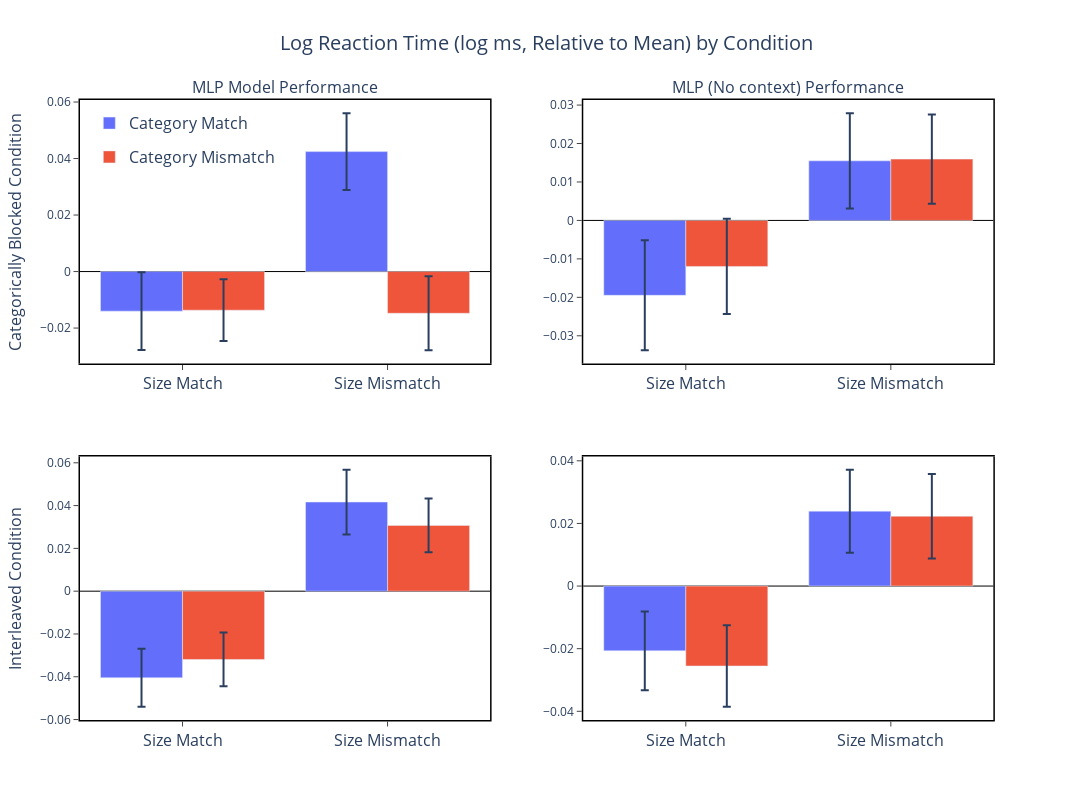
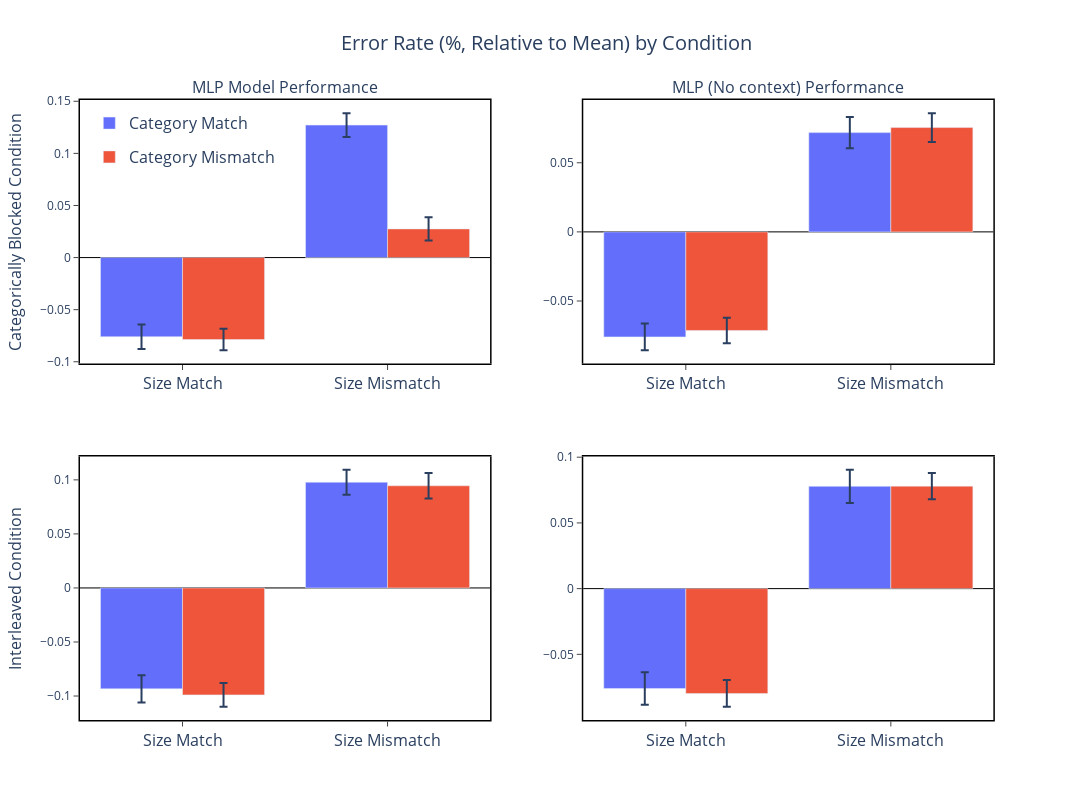

Notebook code cell kept with these figures, in order:
### Markdown cell above
## Removing category context

I then noticed that the blocked/interleaved learning was encoded via some additional context given to the blocked (but not interleaved) models. As such, I wanted to see what would happen if this context was removed. I expected that the results would be identical across blocked and interleaved, and finally I turned out to be correct.

### Code cell
models = [
    ('MLP Model', 'data/mlp_simulation_data_0200.csv'),
    ('MLP (No context)', 'data/ablated_simulation_data_0200.csv'),
]

make_model_plot(
    models,
    include_human=False
)

### Figure 1 — Plotly figure (JSON) as saved in the notebook; plotly's stock layout.template omitted (floating-point values rounded to 4 significant figures)
{"data": [{"alignmentgroup": "True", "error_y": {"array": [0.01358, 0.01513]}, "hovertemplate": "cat_condition=Category Match<br>size_condition=%{x}<br>rt_normalized=%{y}<extra></extra>", "legendgroup": "Category Match", "marker": {"color": "#636efa", "pattern": {"shape": ""}}, "name": "Category Match", "offsetgroup": "Category Match", "orientation": "v", "showlegend": true, "textposition": "auto", "type": "bar", "x": ["Size Match", "Size Mismatch"], "xaxis": "x3", "y": [-0.04047, 0.04166], "yaxis": "y3"}, {"alignmentgroup": "True", "error_y": {"array": [0.01256, 0.01259]}, "hovertemplate": "cat_condition=Category Mismatch<br>size_condition=%{x}<br>rt_normalized=%{y}<extra></extra>", "legendgroup": "Category Mismatch", "marker": {"color": "#EF553B", "pattern": {"shape": ""}}, "name": "Category Mismatch", "offsetgroup": "Category Mismatch", "orientation": "v", "showlegend": true, "textposition": "auto", "type": "bar", "x": ["Size Match", "Size Mismatch"], "xaxis": "x3", "y": [-0.03192, 0.03073], "yaxis": "y3"}, {"alignmentgroup": "True", "error_y": {"array": [0.01373, 0.0136]}, "hovertemplate": "cat_condition=Category Match<br>size_condition=%{x}<br>rt_normalized=%{y}<extra></extra>", "legendgroup": "Category Match", "marker": {"color": "#636efa", "pattern": {"shape": ""}}, "name": "Category Match", "offsetgroup": "Category Match", "orientation": "v", "showlegend": false, "textposition": "auto", "type": "bar", "x": ["Size Match", "Size Mismatch"], "xaxis": "x", "y": [-0.01401, 0.04245], "yaxis": "y"}, {"alignmentgroup": "True", "error_y": {"array": [0.01094, 0.01311]}, "hovertemplate": "cat_condition=Category Mismatch<br>size_condition=%{x}<br>rt_normalized=%{y}<extra></extra>", "legendgroup": "Category Mismatch", "marker": {"color": "#EF553B", "pattern": {"shape": ""}}, "name": "Category Mismatch", "offsetgroup": "Category Mismatch", "orientation": "v", "showlegend": false, "textposition": "auto", "type": "bar", "x": ["Size Match", "Size Mismatch"], "xaxis": "x", "y": [-0.01367, -0.01477], "yaxis": "y"}, {"alignmentgroup": "True", "error_y": {"array": [0.01256, 0.01325]}, "hovertemplate": "cat_condition=Category Match<br>size_condition=%{x}<br>rt_normalized=%{y}<extra></extra>", "legendgroup": "Category Match", "marker": {"color": "#636efa", "pattern": {"shape": ""}}, "name": "Category Match", "offsetgroup": "Category Match", "orientation": "v", "showlegend": false, "textposition": "auto", "type": "bar", "x": ["Size Match", "Size Mismatch"], "xaxis": "x4", "y": [-0.02069, 0.02392], "yaxis": "y4"}, {"alignmentgroup": "True", "error_y": {"array": [0.01304, 0.01351]}, "hovertemplate": "cat_condition=Category Mismatch<br>size_condition=%{x}<br>rt_normalized=%{y}<extra></extra>", "legendgroup": "Category Mismatch", "marker": {"color": "#EF553B", "pattern": {"shape": ""}}, "name": "Category Mismatch", "offsetgroup": "Category Mismatch", "orientation": "v", "showlegend": false, "textposition": "auto", "type": "bar", "x": ["Size Match", "Size Mismatch"], "xaxis": "x4", "y": [-0.02553, 0.02229], "yaxis": "y4"}, {"alignmentgroup": "True", "error_y": {"array": [0.0143, 0.01239]}, "hovertemplate": "cat_condition=Category Match<br>size_condition=%{x}<br>rt_normalized=%{y}<extra></extra>", "legendgroup": "Category Match", "marker": {"color": "#636efa", "pattern": {"shape": ""}}, "name": "Category Match", "offsetgroup": "Category Match", "orientation": "v", "showlegend": false, "textposition": "auto", "type": "bar", "x": ["Size Match", "Size Mismatch"], "xaxis": "x2", "y": [-0.01948, 0.0155], "yaxis": "y2"}, {"alignmentgroup": "True", "error_y": {"array": [0.01239, 0.01161]}, "hovertemplate": "cat_condition=Category Mismatch<br>size_condition=%{x}<br>rt_normalized=%{y}<extra></extra>", "legendgroup": "Category Mismatch", "marker": {"color": "#EF553B", "pattern": {"shape": ""}}, "name": "Category Mismatch", "offsetgroup": "Category Mismatch", "orientation": "v", "showlegend": false, "textposition": "auto", "type": "bar", "x": ["Size Match", "Size Mismatch"], "xaxis": "x2", "y": [-0.01197, 0.01594], "yaxis": "y2"}], "layout": {"annotations": [{"font": {"size": 16}, "showarrow": false, "text": "MLP Model Performance", "x": 0.22, "xanchor": "center", "xref": "paper", "y": 1, "yanchor": "bottom", "yref": "paper"}, {"font": {"size": 16}, "showarrow": false, "text": "MLP (No context) Performance", "x": 0.76, "xanchor": "center", "xref": "paper", "y": 1, "yanchor": "bottom", "yref": "paper"}, {"font": {"size": 16}, "showarrow": false, "text": "Categorically Blocked Condition", "textangle": -90, "x": -0.07, "xanchor": "center", "xref": "paper", "y": 0.7875, "yanchor": "middle", "yref": "paper"}, {"font": {"size": 16}, "showarrow": false, "text": "Interleaved Condition", "textangle": -90, "x": -0.07, "xanchor": "center", "xref": "paper", "y": 0.2125, "yanchor": "middle", "yref": "paper"}], "height": 800, "legend": {"font": {"size": 16}, "x": 0.01, "xanchor": "left", "y": 0.99, "yanchor": "top"}, "plot_bgcolor": "white", "title": {"font": {"size": 20}, "text": "Log Reaction Time (log ms, Relative to Mean) by Condition", "x": 0.5}, "width": 1200, "xaxis": {"anchor": "y", "domain": [0, 0.44], "linecolor": "black", "linewidth": 1.5, "mirror": true, "showgrid": false, "showline": true, "tickfont": {"size": 16}, "ticks": "outside", "title": {"font": {"size": 20}}}, "xaxis2": {"anchor": "y2", "domain": [0.54, 0.98], "linecolor": "black", "linewidth": 1.5, "mirror": true, "showgrid": false, "showline": true, "tickfont": {"size": 16}, "ticks": "outside", "title": {"font": {"size": 20}}}, "xaxis3": {"anchor": "y3", "domain": [0, 0.44], "linecolor": "black", "linewidth": 1.5, "mirror": true, "showgrid": false, "showline": true, "tickfont": {"size": 16}, "ticks": "outside", "title": {"font": {"size": 20}}}, "xaxis4": {"anchor": "y4", "domain": [0.54, 0.98], "linecolor": "black", "linewidth": 1.5, "mirror": true, "showgrid": false, "showline": true, "tickfont": {"size": 16}, "ticks": "outside", "title": {"font": {"size": 20}}}, "yaxis": {"anchor": "x", "domain": [0.575, 1], "linecolor": "black", "linewidth": 1.5, "mirror": true, "showgrid": false, "showline": true, "side": "left", "ticks": "outside", "title": {"font": {"size": 20}}, "zeroline": true, "zerolinecolor": "black", "zerolinewidth": 1}, "yaxis2": {"anchor": "x2", "domain": [0.575, 1], "linecolor": "black", "linewidth": 1.5, "mirror": true, "showgrid": false, "showline": true, "ticks": "outside", "title": {"font": {"size": 20}}, "zeroline": true, "zerolinecolor": "black", "zerolinewidth": 1}, "yaxis3": {"anchor": "x3", "domain": [0, 0.425], "linecolor": "black", "linewidth": 1.5, "mirror": true, "showgrid": false, "showline": true, "ticks": "outside", "title": {"font": {"size": 20}}, "zeroline": true, "zerolinecolor": "black", "zerolinewidth": 1}, "yaxis4": {"anchor": "x4", "domain": [0, 0.425], "linecolor": "black", "linewidth": 1.5, "mirror": true, "showgrid": false, "showline": true, "ticks": "outside", "title": {"font": {"size": 20}}, "zeroline": true, "zerolinecolor": "black", "zerolinewidth": 1}}}

### Figure 2 — Plotly figure (JSON) as saved in the notebook; plotly's stock layout.template omitted (floating-point values rounded to 4 significant figures)
{"data": [{"alignmentgroup": "True", "error_y": {"array": [0.01253, 0.01161]}, "hovertemplate": "cat_condition=Category Match<br>size_condition=%{x}<br>error_normalized=%{y}<extra></extra>", "legendgroup": "Category Match", "marker": {"color": "#636efa", "pattern": {"shape": ""}}, "name": "Category Match", "offsetgroup": "Category Match", "orientation": "v", "showlegend": true, "textposition": "auto", "type": "bar", "x": ["Size Match", "Size Mismatch"], "xaxis": "x3", "y": [-0.09337, 0.09781], "yaxis": "y3"}, {"alignmentgroup": "True", "error_y": {"array": [0.01104, 0.01178]}, "hovertemplate": "cat_condition=Category Mismatch<br>size_condition=%{x}<br>error_normalized=%{y}<extra></extra>", "legendgroup": "Category Mismatch", "marker": {"color": "#EF553B", "pattern": {"shape": ""}}, "name": "Category Mismatch", "offsetgroup": "Category Mismatch", "orientation": "v", "showlegend": true, "textposition": "auto", "type": "bar", "x": ["Size Match", "Size Mismatch"], "xaxis": "x3", "y": [-0.09895, 0.0945], "yaxis": "y3"}, {"alignmentgroup": "True", "error_y": {"array": [0.01175, 0.01144]}, "hovertemplate": "cat_condition=Category Match<br>size_condition=%{x}<br>error_normalized=%{y}<extra></extra>", "legendgroup": "Category Match", "marker": {"color": "#636efa", "pattern": {"shape": ""}}, "name": "Category Match", "offsetgroup": "Category Match", "orientation": "v", "showlegend": false, "textposition": "auto", "type": "bar", "x": ["Size Match", "Size Mismatch"], "xaxis": "x", "y": [-0.07594, 0.1271], "yaxis": "y"}, {"alignmentgroup": "True", "error_y": {"array": [0.01032, 0.01122]}, "hovertemplate": "cat_condition=Category Mismatch<br>size_condition=%{x}<br>error_normalized=%{y}<extra></extra>", "legendgroup": "Category Mismatch", "marker": {"color": "#EF553B", "pattern": {"shape": ""}}, "name": "Category Mismatch", "offsetgroup": "Category Mismatch", "orientation": "v", "showlegend": false, "textposition": "auto", "type": "bar", "x": ["Size Match", "Size Mismatch"], "xaxis": "x", "y": [-0.0787, 0.0275], "yaxis": "y"}, {"alignmentgroup": "True", "error_y": {"array": [0.01236, 0.01267]}, "hovertemplate": "cat_condition=Category Match<br>size_condition=%{x}<br>error_normalized=%{y}<extra></extra>", "legendgroup": "Category Match", "marker": {"color": "#636efa", "pattern": {"shape": ""}}, "name": "Category Match", "offsetgroup": "Category Match", "orientation": "v", "showlegend": false, "textposition": "auto", "type": "bar", "x": ["Size Match", "Size Mismatch"], "xaxis": "x4", "y": [-0.07604, 0.07783], "yaxis": "y4"}, {"alignmentgroup": "True", "error_y": {"array": [0.01016, 0.01006]}, "hovertemplate": "cat_condition=Category Mismatch<br>size_condition=%{x}<br>error_normalized=%{y}<extra></extra>", "legendgroup": "Category Mismatch", "marker": {"color": "#EF553B", "pattern": {"shape": ""}}, "name": "Category Mismatch", "offsetgroup": "Category Mismatch", "orientation": "v", "showlegend": false, "textposition": "auto", "type": "bar", "x": ["Size Match", "Size Mismatch"], "xaxis": "x4", "y": [-0.07977, 0.07798], "yaxis": "y4"}, {"alignmentgroup": "True", "error_y": {"array": [0.009722, 0.01135]}, "hovertemplate": "cat_condition=Category Match<br>size_condition=%{x}<br>error_normalized=%{y}<extra></extra>", "legendgroup": "Category Match", "marker": {"color": "#636efa", "pattern": {"shape": ""}}, "name": "Category Match", "offsetgroup": "Category Match", "orientation": "v", "showlegend": false, "textposition": "auto", "type": "bar", "x": ["Size Match", "Size Mismatch"], "xaxis": "x2", "y": [-0.07595, 0.0718], "yaxis": "y2"}, {"alignmentgroup": "True", "error_y": {"array": [0.009232, 0.01041]}, "hovertemplate": "cat_condition=Category Mismatch<br>size_condition=%{x}<br>error_normalized=%{y}<extra></extra>", "legendgroup": "Category Mismatch", "marker": {"color": "#EF553B", "pattern": {"shape": ""}}, "name": "Category Mismatch", "offsetgroup": "Category Mismatch", "orientation": "v", "showlegend": false, "textposition": "auto", "type": "bar", "x": ["Size Match", "Size Mismatch"], "xaxis": "x2", "y": [-0.0713, 0.07546], "yaxis": "y2"}], "layout": {"annotations": [{"font": {"size": 16}, "showarrow": false, "text": "MLP Model Performance", "x": 0.22, "xanchor": "center", "xref": "paper", "y": 1, "yanchor": "bottom", "yref": "paper"}, {"font": {"size": 16}, "showarrow": false, "text": "MLP (No context) Performance", "x": 0.76, "xanchor": "center", "xref": "paper", "y": 1, "yanchor": "bottom", "yref": "paper"}, {"font": {"size": 16}, "showarrow": false, "text": "Categorically Blocked Condition", "textangle": -90, "x": -0.07, "xanchor": "center", "xref": "paper", "y": 0.7875, "yanchor": "middle", "yref": "paper"}, {"font": {"size": 16}, "showarrow": false, "text": "Interleaved Condition", "textangle": -90, "x": -0.07, "xanchor": "center", "xref": "paper", "y": 0.2125, "yanchor": "middle", "yref": "paper"}], "height": 800, "legend": {"font": {"size": 16}, "x": 0.01, "xanchor": "left", "y": 0.99, "yanchor": "top"}, "plot_bgcolor": "white", "title": {"font": {"size": 20}, "text": "Error Rate (%, Relative to Mean) by Condition", "x": 0.5}, "width": 1200, "xaxis": {"anchor": "y", "domain": [0, 0.44], "linecolor": "black", "linewidth": 1.5, "mirror": true, "showgrid": false, "showline": true, "tickfont": {"size": 16}, "ticks": "outside", "title": {"font": {"size": 20}}}, "xaxis2": {"anchor": "y2", "domain": [0.54, 0.98], "linecolor": "black", "linewidth": 1.5, "mirror": true, "showgrid": false, "showline": true, "tickfont": {"size": 16}, "ticks": "outside", "title": {"font": {"size": 20}}}, "xaxis3": {"anchor": "y3", "domain": [0, 0.44], "linecolor": "black", "linewidth": 1.5, "mirror": true, "showgrid": false, "showline": true, "tickfont": {"size": 16}, "ticks": "outside", "title": {"font": {"size": 20}}}, "xaxis4": {"anchor": "y4", "domain": [0.54, 0.98], "linecolor": "black", "linewidth": 1.5, "mirror": true, "showgrid": false, "showline": true, "tickfont": {"size": 16}, "ticks": "outside", "title": {"font": {"size": 20}}}, "yaxis": {"anchor": "x", "domain": [0.575, 1], "linecolor": "black", "linewidth": 1.5, "mirror": true, "showgrid": false, "showline": true, "side": "left", "ticks": "outside", "title": {"font": {"size": 20}}, "zeroline": true, "zerolinecolor": "black", "zerolinewidth": 1}, "yaxis2": {"anchor": "x2", "domain": [0.575, 1], "linecolor": "black", "linewidth": 1.5, "mirror": true, "showgrid": false, "showline": true, "ticks": "outside", "title": {"font": {"size": 20}}, "zeroline": true, "zerolinecolor": "black", "zerolinewidth": 1}, "yaxis3": {"anchor": "x3", "domain": [0, 0.425], "linecolor": "black", "linewidth": 1.5, "mirror": true, "showgrid": false, "showline": true, "ticks": "outside", "title": {"font": {"size": 20}}, "zeroline": true, "zerolinecolor": "black", "zerolinewidth": 1}, "yaxis4": {"anchor": "x4", "domain": [0, 0.425], "linecolor": "black", "linewidth": 1.5, "mirror": true, "showgrid": false, "showline": true, "ticks": "outside", "title": {"font": {"size": 20}}, "zeroline": true, "zerolinecolor": "black", "zerolinewidth": 1}}}
